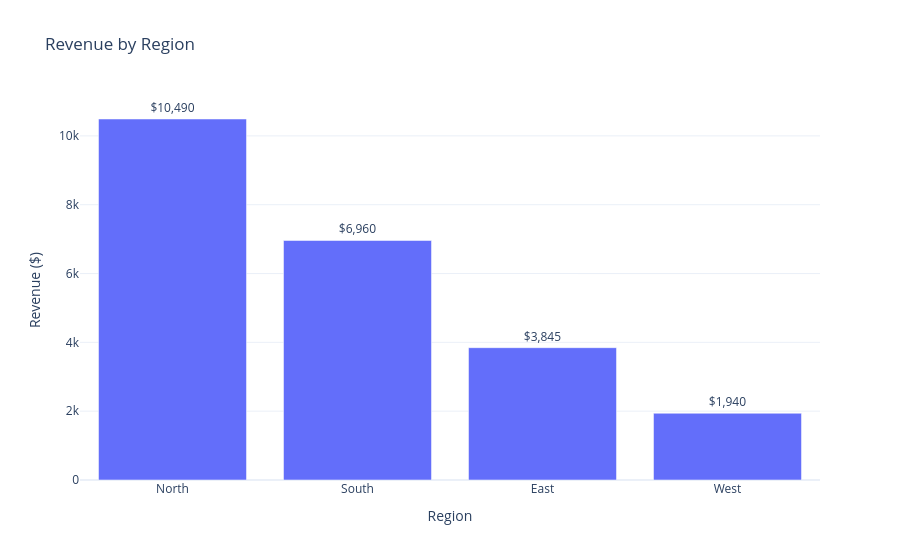

Notebook source saved alongside this figure:
### Code cell
fig = px.bar(
    region_revenue.reset_index(),
    x="Region",
    y="Revenue",
    title="Revenue by Region",
    text="Revenue"
)

fig.update_traces(
    texttemplate="$%{text:,.0f}",
    textposition="outside"
)

fig.update_layout(
    xaxis_title="Region",
    yaxis_title="Revenue ($)",
    template="plotly_white"
)

fig.show()

### Figure 1 — Plotly figure (JSON) as saved in the notebook; plotly's stock layout.template omitted (floating-point values rounded to 4 significant figures)
{"data": [{"hovertemplate": "Region=%{x}<br>Revenue=%{text}<extra></extra>", "legendgroup": "", "marker": {"color": "#636efa", "pattern": {"shape": ""}}, "name": "", "orientation": "v", "showlegend": false, "text": [10490.0, 6960.0, 3845.0, 1940.0], "textposition": "outside", "texttemplate": "$%{text:,.0f}", "type": "bar", "x": ["North", "South", "East", "West"], "xaxis": "x", "y": [10490, 6960, 3845, 1940], "yaxis": "y"}], "layout": {"barmode": "relative", "legend": {"tracegroupgap": 0}, "title": {"text": "Revenue by Region"}, "xaxis": {"anchor": "y", "domain": [0, 1], "title": {"text": "Region"}}, "yaxis": {"anchor": "x", "domain": [0, 1], "title": {"text": "Revenue ($)"}}}}
